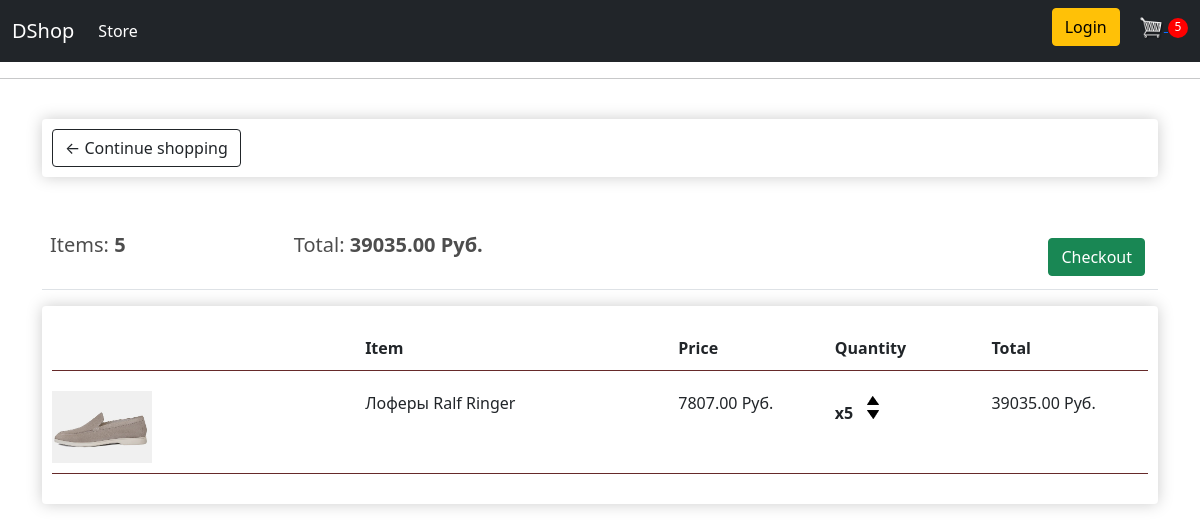
The app's page /cart/ (signed in) with its own data.
### store/models.py (models this page shows, shortened)
class Order(models.Model):
    customer = models.ForeignKey(Customer, on_delete=models.SET_NULL, null=True, blank=True)
    date_ordered = models.DateTimeField(auto_now_add=True)
    complete = models.BooleanField(default=False)
    transaction_id = models.CharField(max_length=100,null=True)
    @property
    def get_cart_total(self):
        orderitems = self.orderitem_set.all()
        total = sum([item.get_total for item in orderitems])
        return total
    @property
    def get_cart_items(self):
        orderitems = self.orderitem_set.all()
        total = sum([item.quantity for item in orderitems])
        return total

class OrderItem(models.Model):
    product = models.ForeignKey(Product, on_delete=models.SET_NULL, null=True)
    order = models.ForeignKey(Order, on_delete=models.SET_NULL, null=True)
    quantity = models.IntegerField(default=0, null=True, blank=True)
    date_added = models.DateTimeField(auto_now_add=True)
    @property
    def get_total(self):
        total = self.product.price * self.quantity
        return total

class Product(models.Model):
    name = models.CharField(max_length=200)
    price = models.DecimalField(max_digits=7, decimal_places=2)
    digital = models.BooleanField(default=False, null=True, blank=True)
    image = models.ImageField(null=True, blank=True)
    @property
    def imageURL(self):
        try:
            url = self.image.url
        except:
            url = ''
        return url

### store/views.py (the view)
# urls.py: path('cart/', views.cart, name='cart'),
def cart(request):
    data = cartData(request)
    cartItems = data['cartItems']
    order = data['order']
    items = data['items']
    products = Product.objects.all()
    context = {'items': items, 'order': order, 'cartItems': cartItems}
    return render(request, 'store/cart.html', context)

### store/utils.py (called while the page is built)
def cartData(request):
	if request.user.is_authenticated:
		customer = request.user.customer
		order, created = Order.objects.get_or_create(customer=customer, complete=False)
		items = order.orderitem_set.all()
		cartItems = order.get_cart_items
	else:
		cookieData = cookieCart(request)
		cartItems = cookieData['cartItems']
		order = cookieData['order']
		items = cookieData['items']
	return {'cartItems':cartItems ,'order':order, 'items':items}

### store/templates/store/cart.html
{% extends 'store/main.html' %}
{% load static %}
{% block context %}
<div class="row">
    <div class="col-lg-12">
        <div class="box-element">
            <a class="btn btn-outline-dark" href="{% url 'store' %}">&#x2190; Continue shopping </a>
        </div>
        <br>
        <br>
        <table class="table">
            <tr>
                <th><h5>Items: <strong>{{ order.get_cart_items }} </strong></h5></th>
                <th><h5>Total: <strong>{{ order.get_cart_total|floatformat:2 }} Руб.</strong></h5></th>
                <th>
                    <a style="float:right; margin: 5px;" class="btn btn-success" href="{% url 'checkout' %}">Checkout</a>
                </th>
            </tr>
        </table>
        <div class="box-element">
            <div class="cart-row">
                <div style="flex:2"></div>
                <div style="flex:2"><strong>Item</strong></div>
                <div style="flex:1"><strong>Price</strong></div>
                <div style="flex:1"><strong>Quantity</strong></div>
                <div style="flex:1"><strong>Total</strong></div>
            </div>
            {% for item in items %}
            <div class="cart-row">
                <div style="flex:2"><img class="row-image" src="{{ item.product.imageURL }}"></div>
                <div style="flex:2"><p>{{ item.product.name }}</p></div>
                <div style="flex:1"><p>{{ item.product.price|floatformat:2 }} Руб.</p></div>
                <div style="flex:1">
                    <p class="quantity">x{{ item.quantity }}</p>
                    <div class="quantity">
                        <img data-product="{{item.product.id}}" data-action="add" class="chg-quantity update-cart" src="{% static 'images/arrow-up.png' %}">
                        <img data-product="{{item.product.id}}" data-action="remove" class="chg-quantity update-cart" src="{% static 'images/arrow-down.png' %}">
                    </div>
                </div>
                <div style="flex:1"><p>{{ item.get_total }} Руб.</p></div>
            </div>
            {% endfor %}
        </div>
    </div>
</div>
{% endblock context %}

### static/css/main.css (style rules this page uses)
body { background-color: hsl(0, 0%, 98%); }
h1,h2,h3,h4,h5,h6 { color:hsl(0, 0%, 30%); }
.box-element { box-shadow:hsl(0, 0%, 80%) 0 0 16px; background-color: white; border-radius: 4px; padding: 10px; }
.col-lg-4, .col-lg-6, .col-lg-8, .col-lg-12 { margin-top: 10px; margin-bottom: 20px; }
.btn { border-radius: 0; }
.row-image { width: 100px; }
.cart-row { display: flex; align-items: flex-stretch; padding-bottom: 10px; margin-bottom: 20px; border-bottom: 1px solid #662a2a; margin-top: 20px; }
.quantity { display: inline-block; font-weight: 700; padding-right:10px; }
.chg-quantity { width: 12px; cursor: pointer; display: block; margin-top: 5px; transition:.1s; }

### records on screen
Order: get_cart_items "5", get_cart_total "39035.00"
OrderItem: product.imageURL (picture), product.name "Лоферы Ralf Ringer", product.price "7807.00", quantity "5", get_total "39035.00"

### other values on screen
{{ cartItems }} "5"
